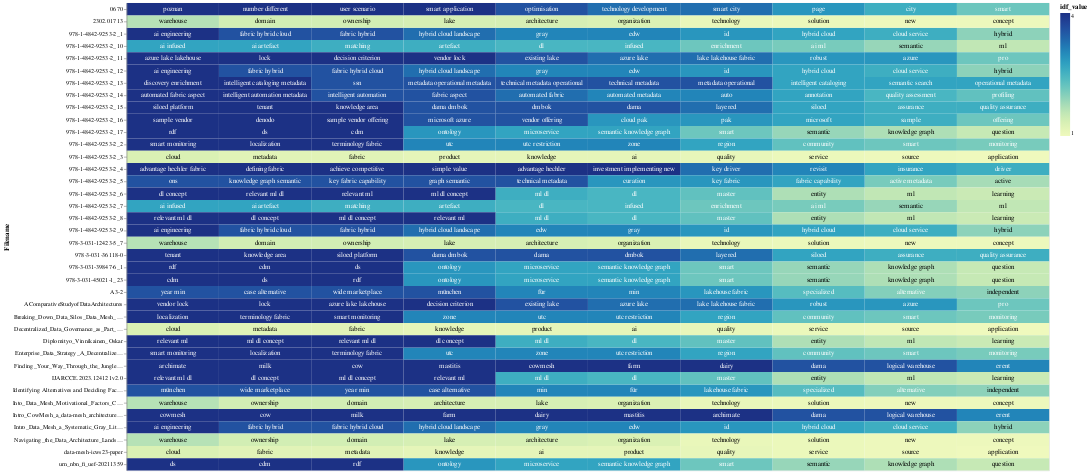

The code cell stored with this chart in its notebook:
### Code cell
chart_lda

### Figure 1 — Vega-Lite specification as saved in the notebook (floating-point values rounded to 4 significant figures; data arrays with more than 128 entries replaced by an {"elided": "..."} marker saying what was removed)
{"config": {"view": {"continuousWidth": 300, "continuousHeight": 300}}, "layer": [{"mark": {"type": "rect"}, "encoding": {"color": {"field": "idf_value", "type": "quantitative"}, "text": {"field": "topic_word", "type": "nominal"}, "x": {"axis": null, "field": "rank", "type": "ordinal"}, "y": {"field": "Filename", "type": "nominal"}}, "transform": [{"window": [{"op": "rank", "field": "", "as": "rank"}], "groupby": ["Filename"], "sort": [{"field": "idf_value", "order": "descending"}]}]}, {"mark": {"type": "text", "baseline": "middle"}, "encoding": {"color": {"condition": {"test": "(datum.idf_value >= 2.0)", "value": "white"}, "value": "black"}, "text": {"field": "topic_word", "type": "nominal"}, "x": {"axis": null, "field": "rank", "type": "ordinal"}, "y": {"field": "Filename", "type": "nominal"}}, "transform": [{"window": [{"op": "rank", "field": "", "as": "rank"}], "groupby": ["Filename"], "sort": [{"field": "idf_value", "order": "descending"}]}]}], "data": {"name": "data-0d620c0c1262d64855ce3de4161585c1"}, "width": 1500, "$schema": "https://vega.github.io/schema/vega-lite/v5.15.1.json", "datasets": {"data-0d620c0c1262d64855ce3de4161585c1": {"elided": "380 records"}}}
